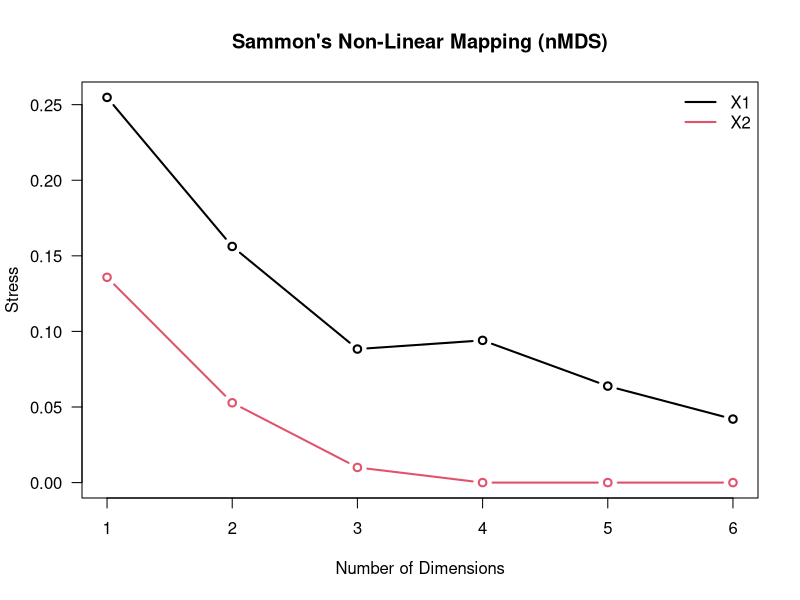
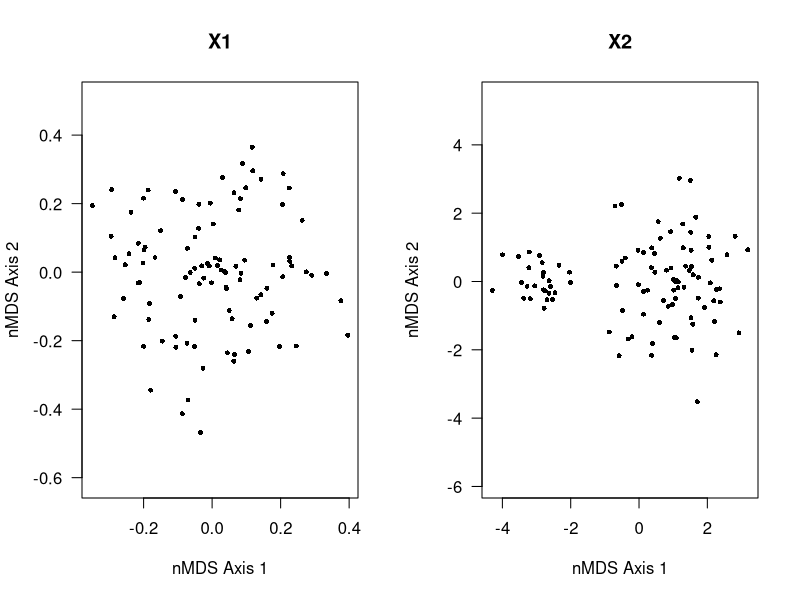
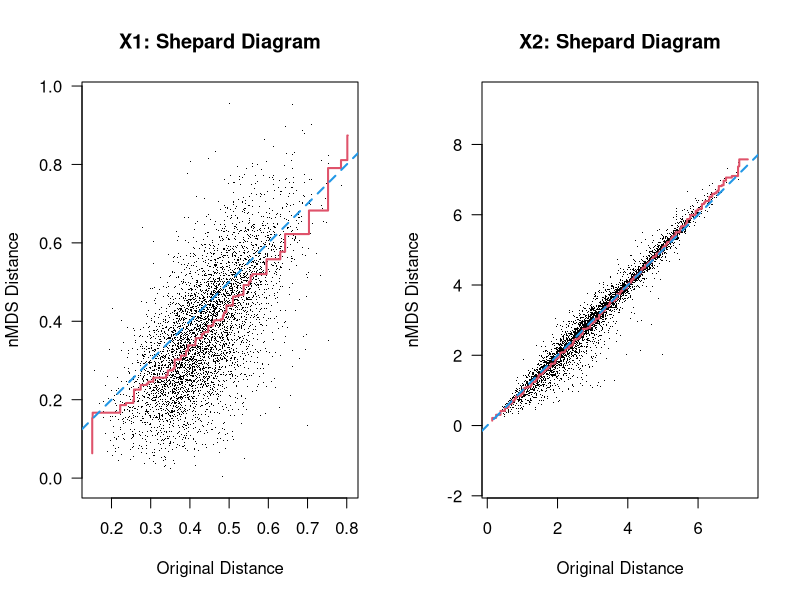

Source code (R) for these figures, in order:
## ---- chunk 1
library(knitr, quietly=TRUE)
library(kableExtra, quietly=TRUE)
opts_chunk$set(message=FALSE, warning=FALSE, background='#F7F7F7', fig.align='center', dev='svglite', tidy=FALSE, verbose=FALSE)
options(width=100, stringsAsFactors=FALSE)
## ---- chunk 2
library(MASS)

# number of individuals 
.n <- 100

# completely unstructured, 10-dimensional data = noise
set.seed(42)
x1 <- matrix(rnorm(.n * 10, mean = 0, sd = 0.1), ncol = 10)

# data with some structure, 4-dimensions, still noisy
set.seed(42)
x2 <- rbind(
  matrix(rnorm(.n, mean = 0, sd = 1), ncol = 4),
  matrix(rnorm(.n, mean = 0.1, sd = 1), ncol = 4),
  matrix(rnorm(.n, mean = 0.2, sd = 1), ncol = 4),
  matrix(rnorm(.n, mean = 2, sd = 0.5), ncol = 4)
)


# Euclidean distance
d1 <- dist(x1)
d2 <- dist(x2)


# evaluate stress as function of ordination rank
.seq <- 1:6

.stress1 <- sapply(.seq, function(i) {
  .res <- sammon(d1, k = i)$stress
})

.stress2 <- sapply(.seq, function(i) {
  .res <- sammon(d2, k = i)$stress
})
## ---- chunk 3
plot(x = .seq, y = .stress1, type = "b", las = 1, lwd = 2, ylab = "Stress", xlab = 'Number of Dimensions', main = "Sammon's Non-Linear Mapping (nMDS)", ylim = c(0, max(c(.stress1, .stress2))))

lines(x = .seq, y = .stress2, type = 'b', col = 2, lwd = 2)

legend('topright', legend = c('X1', 'X2'), lwd = 2, col = 1:2, bty = 'n')
## ---- chunk 4
# nMDS
set.seed(42)
mds1 <- sammon(d1, k = 3)

set.seed(42)
mds2 <- sammon(d2, k = 3)

# generate data for Shepard Diagram
shep1 <- Shepard(d1, mds1$points) 
shep2 <- Shepard(d2, mds2$points) 
## ---- chunk 5
par(mfcol = c(1, 2))
plot(mds1$points[, 1:2], pch = 16, asp = 1, xlab = 'nMDS Axis 1', ylab = 'nMDS Axis 2', main = 'X1', las = 1, cex = 0.66)

plot(mds2$points[, 1:2], pch = 16, asp = 1, xlab = 'nMDS Axis 1', ylab = 'nMDS Axis 2', main = 'X2', las = 1, cex = 0.66)
## ---- chunk 6
par(mfcol = c(1, 2))
plot(shep1, pch = ".", asp = 1, xlab = 'Original Distance', ylab = 'nMDS Distance', main = 'X1: Shepard Diagram', las = 1)
lines(shep1$x, shep1$yf, type = "S", col = 2, lwd = 2)
abline(0, 1, col = 4, lwd = 2, lty = 2)

plot(shep2, pch = ".", asp = 1, xlab = 'Original Distance', ylab = 'nMDS Distance', main = 'X2: Shepard Diagram', las = 1)
lines(shep2$x, shep2$yf, type = "S", col = 2, lwd = 2)
abline(0, 1, col = 4, lwd = 2, lty = 2)
